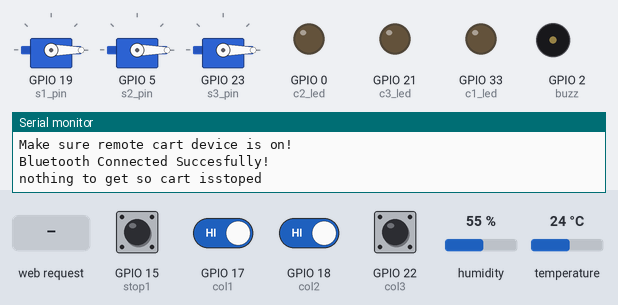
Simulated run of this sketch. Board: ESP32. Shown: 3 × servo, output pins drawn as LEDs (lit = HIGH), buzzer (waves = sounding, pin HIGH), the last lines printed to the serial monitor. The test bench sets the inputs (shaded band); at power-on: GPIO 17 (col1), GPIO 18 (col2), GPIO 22 (col3) HIGH, GPIO 15 (stop1) LOW, humidity 55 %, temperature 24 °C. WiFi joins after 1.5 s; servers stay silent unless stated; nothing arrives over Bluetooth unless stated.

Above: at 3.0 s.
3.1 s: HTTP request GET /quantity1?val1=1 received
4.6 s: GPIO 17 (col1) driven LOW and GPIO 18 (col2) driven LOW
7.6 s: GPIO 17 (col1) driven HIGH
At 8.6 s:
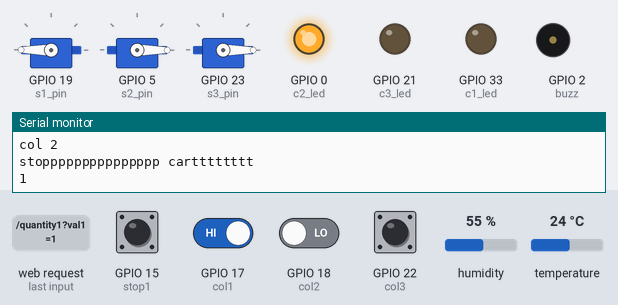
At 10.0 s:
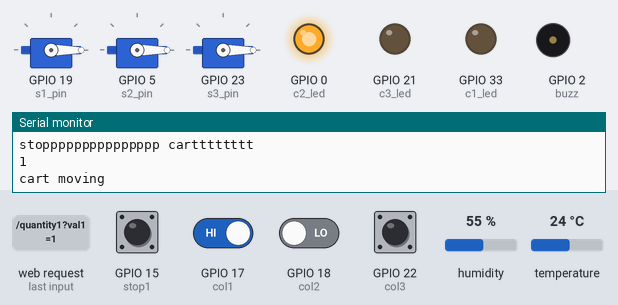
Timing chart, 0 to 11.5 s (numbered marks = the images above; inputs shaded):
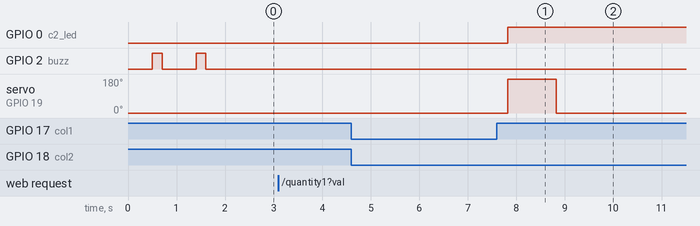

Measured:
- after the input at 4.6 s, every drawn part: stays the same
- after the input at 7.6 s, GPIO 0 (c2_led): LOW → HIGH after 0.22 s; GPIO 33 (c1_led): stays LOW (without the input it goes to HIGH after 0.22 s); servo on GPIO 19 (s1_pin): 0° → 180° after 0.22 s, → 0° 1.0 s later

The sketch:

system.ino
```cpp
//--------------------------------------------------DHT -----------------------------------
#include <DHT.h>
DHT dht(13,DHT22);
#define buzz 2
//------------------------------------------------------------------------------
//----------------------------bluetooth--------------------------------------------------
#include <BluetoothSerial.h>
BluetoothSerial SerialBT;
//------------------------------------------------------------------------------
//-----------------------------led pin-------------------------------------------------
#define c3_led 21
#define c1_led 33
#define c2_led 0

//------------------------------------------------------------------------------
//-----------------------------------------------------------static ip address-------------
#include "web.h"

//const char* ssid = "ABCD Chocolate WIFI";
//const char* pw = "123456789";
const char* ssid = "Ojiya";
const char* pw = "ojith@1234";

#include <WiFi.h>


//-------------------------------------------------------------------------ESP Async Web Server--------------------------------------
  #include <AsyncTCP.h>

  #include <ESPAsyncWebServer.h>


// Create an instance of the AsyncWebServer
  AsyncWebServer server(80);


//-------------------------------------------------------------------------ESP Async Web Server--------------------------------------
//--------------------------------------------------------------------globle variables------------------------------------------------------

// Define global variables to hold the values received from the web page

   int variable1, variable2,variable3;// these variables for get the count of user inputs
  int tq1=10; //total quantity 1
  int tq2=10; //total quantity 2
  int tq3=10; //total quantity 3

  int av1=10; //available quantity 3
  int av2=10; //available quantity 3
  int av3=10; //available quantity 3

  int count1=0;// count of chochos
  int count2=0;// count of chochos
  int count3=0;// count of chochos

  int stp_time=5000; //stop time
//-------------------------------------------------------------------------------------------------------------------------------
//-------------------------------------------------------------------servo part----------------------------------------------------------
  #include <ESP32_Servo.h>
  Servo s1; //making a servo object
  Servo s2;
  Servo s3;

  #define s1_pin 19
  #define s2_pin 5
  #define s3_pin 23

//-------------------------------------------------------------------servo part end ----------------------------------------------------------
//-------------------------------------------------------------------ir sensor part----------------------------------------------------------
#define col1 17
#define col2 18
#define col3 22
#define stop1 15
#define stop2 16
//-------------------------------------------------------------------ir sensor part----------------------------------------------------------

void setup() {

  Serial.begin(115200);

//-------------------------------------------------------------------dht----------------------------------------
dht.begin();
pinMode(buzz,OUTPUT);
//--------------------------------------------------------wifi access point-----------------------

  WiFi.begin(ssid,pw);
  SerialBT.begin("ESP32test", true);                            //esp32 bluetooth name

  while (WiFi.status() != WL_CONNECTED) {
    delay(500);
    Serial.print(F("."));
    digitalWrite(buzz,HIGH);
    delay(200);
    digitalWrite(buzz,LOW);
    delay(200);
  }
  Serial.println();
  Serial.println(F("WiFi connected"));

  Serial.print(F(" Use 'http://"));
  Serial.print(WiFi.localIP());
  Serial.println(F("' to connect"));


  Serial.println(F("Make sure remote cart device is on!"));

  while(!SerialBT.connect("OJIYA")){                                   // cart bluetooth name
    Serial.println(F("Bluetooth Connection Failed! \n trying to connect "));
    digitalWrite(buzz,HIGH);
    delay(200);
    digitalWrite(buzz,LOW);

    delay(1000);
  }
  Serial.println(F("Bluetooth Connected Succesfully!"));

//--------------------------------------------------------------------------------------------------------
//-----------------------------------------leds---------------------------------------------------------------

pinMode(c1_led,OUTPUT);
pinMode(c2_led,OUTPUT);
pinMode(c3_led,OUTPUT);

digitalWrite(c1_led,LOW);
  digitalWrite(c2_led,LOW);
  digitalWrite(c3_led,LOW);
//--------------------------------------------------------------------------------------------------------
//--------------------------------------------------------ir sensors-----------------------------------------------
pinMode(col1,INPUT);
pinMode(col2,INPUT);
pinMode(col3,INPUT);
pinMode(stop1,INPUT);
pinMode(stop2,INPUT);

//---------------------------------------------------------servo attachments----------------------------------------------
s1.attach(s1_pin);
s2.attach(s2_pin);
s3.attach(s3_pin);

s1.write(0);// servo reload mode on
s2.write(0);
s3.write(0);
//--------------------------------------------------------------------------------------------------------

  server.on("/quantity1", HTTP_GET, [](AsyncWebServerRequest *request){


    if(request->getParam("val1")){
       variable1 = request->getParam("val1")->value().toInt();

      Serial.print(F("Variable 1: "));
      Serial.println(variable1);
    }
    request->send(200);
  });
  server.on("/quantity2", HTTP_GET, [](AsyncWebServerRequest *request){

    if(request->getParam("val2")){
      variable2 = request->getParam("val2")->value().toInt();

       Serial.print(F("Variable 2: "));
      Serial.println(variable2);
    }

    request->send(200);
  });
  server.on("/quantity3", HTTP_GET, [](AsyncWebServerRequest *request){

    if(request->getParam("val3")){
      variable3 = request->getParam("val3")->value().toInt();

      Serial.print(F("Variable 3: "));
      Serial.println(variable3);
    }

    request->send(200);
  });

   // Send the updated chocolate counts to the web page
  server.on("/getCounts", HTTP_GET, [](AsyncWebServerRequest *request) {
    String counts = "{\"av1\": " + String(av1) + ", \"av2\": " + String(av2) + ", \"av3\": " + String(av3) + "}";
    request->send(200, "application/json", counts);
  });

  // Serve the web page
  server.on("/", HTTP_GET, [](AsyncWebServerRequest *request){
    request->send_P(200, "text/html", webpage);
  });

  // Start the server
  server.begin();


}

void loop() {

//-------------------------------------------------------------------------------defulat stop for cart-----------------------
 if(variable1==0&&variable2==0&&variable3==0){
       // SerialBT.write(2);
        Serial.println("nothing to get so cart isstoped");
  }else{
    SerialBT.write(1);
    Serial.println("go");
  }
//----------------------------------------------------------------------------dht---------------------------------------------------
float t = dht.readTemperature();
if(t>=40.0){
  digitalWrite(buzz,HIGH);
}else{
  digitalWrite(buzz,LOW);
}
//----------------------------------------------------------------------------dht---------------------------------------------------
//-------------------------------------------------------------low choco warning-----------------------------------------------------
if(digitalRead(col1)==LOW ||av1<=1){
  digitalWrite(c1_led,HIGH);
  Serial.println("col 1");
}else if(digitalRead(col2)==LOW ||av2<=1){
  digitalWrite(c2_led,HIGH);
  Serial.println("col 2");
}else if(digitalRead(col3)==LOW ||av3<=1){
  digitalWrite(c3_led,HIGH);
  Serial.println("col 3");
}else{
  digitalWrite(c1_led,LOW);
  digitalWrite(c2_led,LOW);
  digitalWrite(c3_led,LOW);
}

//----------------------------------------------------------------------------------------------------------------------------
//--------------------------------------------------------------------------------------drop chocholates part----------------------------


if((digitalRead(col1)==HIGH && variable1>0 &&(tq1-count1)>=variable1)||(digitalRead(col2)==HIGH && variable2>0 &&(tq2-count2)>=variable2)){
  // bluetooth commands
  if(digitalRead(stop1)==LOW){
    SerialBT.write(2);
    Serial.println("stoppppppppppppppp cartttttttt");
    for(byte i=variable1;i>0;i-- ){
        s1.write(180);
        Serial.println(i);
        delay(1000);
        s1.write(0);
        delay(1000);
        count1++;
      }
      variable1=0;
      av1=tq1-count1;

      for(byte i=variable2;i>0;i-- ){
        s2.write(180);
        Serial.println(i);
        delay(1000);
        s2.write(0);
        delay(1000);
        count2++;
     }
     variable2=0;
     av2=tq2-count2;

      SerialBT.write(1);
      Serial.println("cart moving");

    }
  }


/*
if(digitalRead(col2)==HIGH && variable2>0 &&(tq2-count2)>=variable2){
  // bluetooth commands
  if(digitalRead(stop1)==LOW){
      SerialBT.write(2);
      Serial.println("stoppppppppppppppp cartttttttt");
    for(byte i=variable2;i>0;i-- ){
        s2.write(180);
        Serial.println(i);
        delay(1000);
        s2.write(0);
        delay(1000);
        count2++;
     }
     variable2=0;
     av2=tq2-count2;
      SerialBT.write(1);
      Serial.println("cart moving");
  }
}
*/
   if(digitalRead(col3)==HIGH&& variable3>0 &&(tq3-count3)>=variable3){
    if(digitalRead(stop2)==LOW){  // bluetooth commands
        SerialBT.write(2);
         Serial.println("stoppppppppppppppp cartttttttt");
      for(byte i=variable3;i>0;i-- ){
        s3.write(180);
        Serial.println(i);
        delay(1000);
        s3.write(0);
        delay(1000);
        count3++;
      }
      variable3=0;
      av3=tq3-count3;
      SerialBT.write(1);
      Serial.println("cart moving");
    }
    }

    delay(stp_time);
    while(!(variable1>0 || variable2>0 ||variable3>0)){
      delay(5000);
      SerialBT.write(2);

    }

  delay(1000);
}
```

web.h
```cpp
const char webpage[] PROGMEM = R"rawliteral(
<!DOCTYPE html>
<html lang="en">
<head>
    <meta charset="UTF-8">
    <title>ABCD Chocolate</title>
    <script>
        var av1,av2,av3;
        window.onload = function() {
            updateTotal();
            getChocolateCounts();
        }
        function getChocolateCounts() {
            var xhr = new XMLHttpRequest();
            xhr.open("GET", "/getCounts", true);
            xhr.onreadystatechange = function() {
                if (xhr.readyState === 4 && xhr.status === 200) {
                    var counts = JSON.parse(xhr.responseText);
                    document.getElementById('av1').innerHTML = counts.av1;
                    av1=counts.av1;
                    document.getElementById('av2').innerHTML = counts.av2;
                    av2=counts.av2;
                    document.getElementById('av3').innerHTML = counts.av3;
                    av3=counts.av3;
                }
            }
            xhr.send();
        }

        function incrementQuantity(id) {
            var quantity = parseInt(document.getElementById(id).innerHTML);
            if (quantity >= 10  ) {
                alert("You cannot add more than 10 chocolates.");
                if(quantity>=av1 || quantity>=av2 ||quantity>=av3 ){
                    alert("You cannot add insufficient chocolates.");
                }
            } else {
                document.getElementById(id).innerHTML = quantity + 1;
                updateTotal();
            }
        }

        function decrementQuantity(id) {
            var quantity = parseInt(document.getElementById(id).innerHTML);
            if (quantity > 0) {
                document.getElementById(id).innerHTML = quantity - 1;
                updateTotal();
            }
        }
        function updateTotal() {
            var quantity1 = parseInt(document.getElementById('quantity1').innerHTML);
            var quantity2 = parseInt(document.getElementById('quantity2').innerHTML);
            var quantity3 = parseInt(document.getElementById('quantity3').innerHTML);
            var total = quantity1 * 5 + quantity2 * 4 + quantity3 * 6;
            document.getElementById("total-bill").innerHTML = total;
        }
        function go() {
            var quantity1 = parseInt(document.getElementById('quantity1').innerHTML);
            var quantity2 = parseInt(document.getElementById('quantity2').innerHTML);
            var quantity3 = parseInt(document.getElementById('quantity3').innerHTML);
            var xhr1 = new XMLHttpRequest();
            var xhr2 = new XMLHttpRequest();
            var xhr3 = new XMLHttpRequest();
            xhr1.open("GET", "/quantity1?val1=" + quantity1 , true);
            xhr1.send();
            setTimeout("", 3000)
            xhr2.open("GET", "/quantity2?val2=" + quantity2 , true);
            xhr2.send();
            setTimeout("", 3000)
            xhr3.open("GET", "/quantity3?val3=" + quantity3 , true);
            xhr3.send();

        }
    </script>

    <style>
        body {
            font-family: Arial, sans-serif;
            background-color: bisque;
        }

        h2 {
            text-align: center;
            color: #9b4dca;
        }

        .chocolates {
            display: flex;
            justify-content: center;
            align-items: center;
            margin-top: 30px;
        }

        .chocolate-item {
            margin: 20px;
            padding: 20px;
            background-color: #fff;
            box-shadow: 0 3px 6px rgba(0, 0, 0, 0.16);
            border-radius: 8px;
            text-align: center;
        }

        .chocolate-item img {
            width: 200px;
            height: 200px;
            object-fit: cover;
            border-radius: 8px;
            margin-bottom: 10px;
        }

        .chocolate-item h3 {
            font-size: 24px;
            color: #4c4c4c;
            margin-bottom: 10px;
        }

        .chocolate-item p {
            font-size: 18px;
            color: #9b4dca;
            margin-bottom: 10px;
        }


        .chocolate-item button {
            padding: 8px 12px;
            font-size: 18px;
            color: #fff;
            background-color: #9b4dca;
            border: none;
            border-radius: 4px;
            cursor: pointer;
            margin: 5px;
        }


        .chocolate-item button:hover {
            background-color: #8046a0;
        }
        #total-bill {
            color: #9b4dca;
            font-size: 24px;
            font-weight: bold;
            text-align: right; /* align to the right */
            margin-right: 20px; /* add some margin */
            margin-bottom: 0; /* remove the default bottom margin */
        }

        .total-bill {
            padding: 8px 12px;
            color: #9b4dca;
            font-size: 24px;
            font-weight: bold;
            text-align: right; /* align to the right */
            margin: 50px; /* add some margin */
            float: right; /* align to the right */
        }

        .btn{
            padding: 8px 12px;
            font-size: 18px;
            color: #fff;
            background-color: #9b4dca;
            border: none;
            border-radius: 4px;
            cursor: pointer;
            margin: 10px;
            float: right; /* align to the right */
            clear: both; /* clear the floats */
        }
    </style>
</head>
<body>
<h2>Our Chocolates</h2>
<div class="chocolates">
    <div class="chocolate-item">
        <img src="https://backend.lassana.com/images//products/CBL0119--1656676982.jpg" alt="Revello Cashew Chocolate">
        <h3>Revello Chocolate</h3>
        <p>Price: $5</p>
        <p class="have">Quantity we have: <span id="av1">0</span></p>
        <p>Quantity you need:<span id="quantity1">0</span></p>
        <button onclick="incrementQuantity('quantity3')">+</button>
        <button onclick="decrementQuantity('quantity3')">-</button>

    </div>
    <div class="chocolate-item">
        <img src="https://familyneeds.co.in/cdn/shop/products/1_73ea6786-bfbe-46fc-8fef-557713f3f3ff_600x600.jpg?v=1598633384" alt="Center Fresh Chewing Gum">
        <h3>Center Fresh Chewing Gum</h3>
        <p>Price: $4</p>
        <p class="have">Quantity we have: <span id="av2">0</span></p>
        <p>Quantity you need: <span id="quantity2">0</span></p>
        <button onclick="incrementQuantity('quantity2')">+</button>
        <button onclick="decrementQuantity('quantity2')">-</button>
    </div>
    <div class="chocolate-item">
        <img src="https://z.nooncdn.com/products/tr:n-t_400/v1532411041/N15224071A_1.jpg" alt="POLO">
        <h3>Polo</h3>
        <p>Price: $6</p>
        <p class="have">Quantity we have: <span id="av3">0</span></p>
        <p>Quantity you need:<span id="quantity3">0</span></p>
        <button onclick="incrementQuantity('quantity1')">+</button>
        <button onclick="decrementQuantity('quantity1')">-</button>
    </div>
</div>

<div class="total-bill">Total Bill: $<span id="total-bill">0</span></div>
<button class="btn" onclick="go()">Let's go</button>


</body>
</html>
)rawliteral";
```
